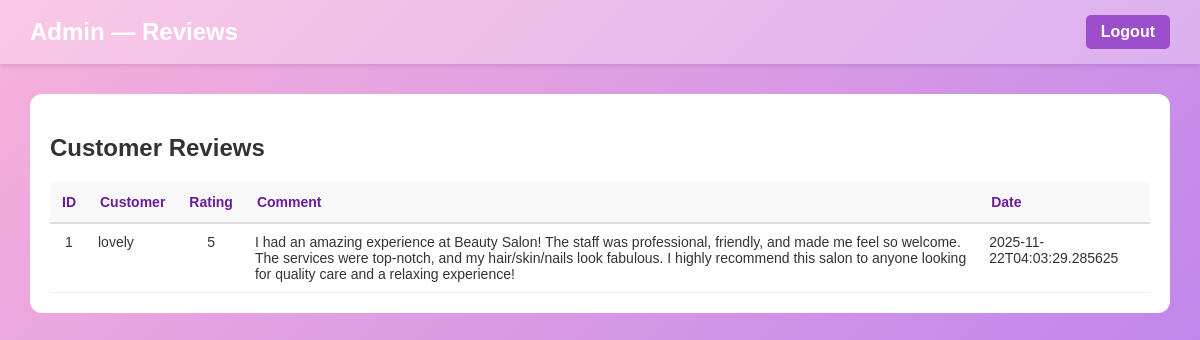
/admin/reviews (signed in), run on the app's committed database.
### tables this page shows
CREATE TABLE reviews (
            id INTEGER PRIMARY KEY AUTOINCREMENT,
            customer_id INTEGER,
            name TEXT,
            rating INTEGER,
            comment TEXT,
            date TEXT,
            FOREIGN KEY(customer_id) REFERENCES users(id)
        );

### PYCHARM Salon/main.py (the view)
@app.route('/admin/reviews')
def admin_reviews():
    if 'role' not in session or session['role'] != 'admin':
        return redirect(url_for('login'))
    reviews = get_all_reviews()
    return render_template('admin_review.html', reviews=reviews)

### PYCHARM Salon/main.py (called while the page is built)
def get_db_conn():
    conn = sqlite3.connect(DB_PATH)
    conn.row_factory = sqlite3.Row
    return conn

def get_all_reviews():
    conn = get_db_conn()
    cur = conn.cursor()
    cur.execute("SELECT * FROM reviews ORDER BY date DESC")
    rows = cur.fetchall()
    conn.close()
    return [dict(r) for r in rows]

### PYCHARM Salon/templates/admin_review.html (shortened to what this page needs)
<!DOCTYPE html>
<html lang="en">
<head>
    <link rel="stylesheet" href="{{ url_for('static', filename='admin.css') }}">
</head>
<body>
<header>
    <h1>Admin — Reviews</h1>
    <a href="{{ url_for('logout') }}" class="logout-btn">Logout</a>
</header>
<main style="padding:30px;">
    <div style="background:white; padding:20px; border-radius:12px;">
        <h2>Customer Reviews</h2>
        {% if reviews %}
            <table style="width:100%; border-collapse:collapse; margin-top:10px;">
                <thead>
                    <tr>
                        <th>ID</th>
                        <th>Customer</th>
                        <th>Rating</th>
                        <th>Comment</th>
                        <th>Date</th>
                    </tr>
                </thead>
                <tbody>
                    {% for r in reviews %}
                    <tr style="border-bottom:1px solid #eee;">
                        <td style="padding:10px; text-align:center;">{{ r.id }}</td>
                        <td style="padding:10px;">{{ r.name or 'Anonymous' }}</td>
                        <td style="padding:10px; text-align:center;">{{ r.rating }}</td>
                        <td style="padding:10px;">{{ r.comment }}</td>
                        <td style="padding:10px;">{{ r.date }}</td>
                    </tr>
                    {% endfor %}
                </tbody>
            </table>
        {% else %}
            <p style="text-align:center; color:#c92121;">No reviews yet.</p>
        {% endif %}
    </div>
</main>
</body>
</html>

### PYCHARM Salon/static/admin.css (style rules this page uses)
body { font-family: Arial, sans-serif; margin: 0; padding: 0; background: linear-gradient(135deg, #f7b1db, #c186ec); color: #333; }
header { background-color: rgba(255, 255, 255, 0.3); color: white; padding: 15px 30px; display: flex; justify-content: space-between; align-items: center; box-shadow: 0 2px 4px rgba(0, 0, 0, 0.1); }
header h1 { margin: 0; font-size: 24px; }
.logout-btn { text-decoration: none; padding: 8px 15px; border-radius: 5px; font-weight: bold; background-color: #9c4dcc; color: white; transition: background-color 0.3s; }
main { padding: 20px; }
table { width: 100%; border-collapse: collapse; margin-top: 20px; font-size: 14px; }
table thead th { background-color: #f8f8f8; color: #6a1b9a; text-align: left; padding: 12px; border-bottom: 2px solid #ddd; }
table tbody tr { border-bottom: 1px solid #eee; }
table tbody td { padding: 12px; vertical-align: top; }

### data on the page
reviews: id "1", name "lovely", rating "5", comment "I had an amazing experience at Beauty Salon! The staff was professional, friendly, and made me feel so welcome. The services were top-notch, and my hair/skin/nails look fabulous. I highly recommend this salon to anyone looking for quality care and a relaxing experience!", date "2025-11-22T04:03:29.285625"
